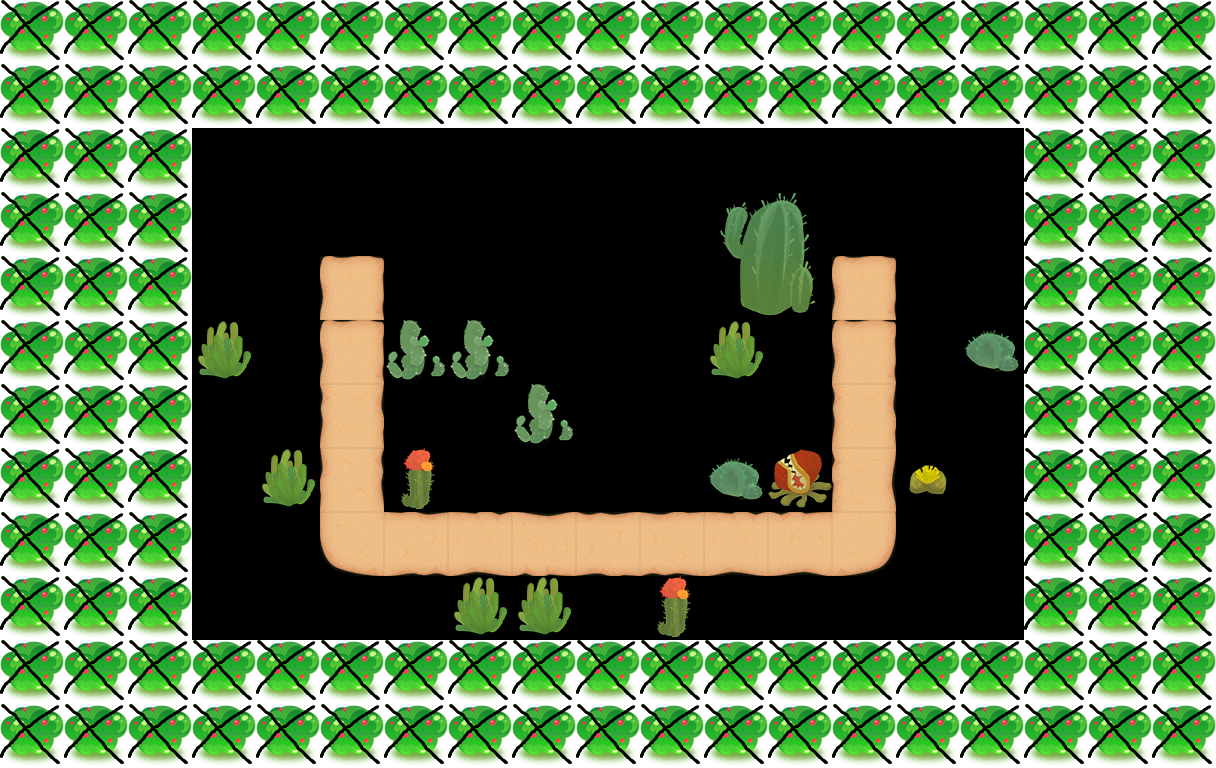

Rendered tile map (Tiled .tmx) drawn with the repository's tilesets; below, a short description and the map source with its tile grids summarised:
An orthogonal 19x12 tile map with 64x64 px tiles, 2 tile layers (content, things) and 1 object (start).

<map version="1.0" orientation="orthogonal" width="19" height="12" tilewidth="64" tileheight="64">
 <tileset firstgid="1" name="theme1MapTile" tilewidth="64" tileheight="64">
  <image source="theme1MapTile.png" width="256" height="512" />
  <tile id="4">
   <properties>
    <property name="thingIdx" value="301" />
   </properties>
  </tile>
  <tile id="6">
   <properties>
    <property name="thingIdx" value="302" />
   </properties>
  </tile>
  <tile id="8">
   <properties>
    <property name="thingIdx" value="201" />
   </properties>
  </tile>
  <tile id="9">
   <properties>
    <property name="thingIdx" value="202" />
   </properties>
  </tile>
  <tile id="10">
   <properties>
    <property name="thingIdx" value="102" />
   </properties>
  </tile>
  <tile id="11">
   <properties>
    <property name="thingIdx" value="203" />
   </properties>
  </tile>
  <tile id="12">
   <properties>
    <property name="thingIdx" value="101" />
   </properties>
  </tile>
  <tile id="13">
   <properties>
    <property name="thingIdx" value="204" />
   </properties>
  </tile>
  <tile id="14">
   <properties>
    <property name="way" value="1" />
   </properties>
  </tile>
  <tile id="15">
   <properties>
    <property name="way" value="1" />
   </properties>
  </tile>
  <tile id="16">
   <properties>
    <property name="way" value="1" />
   </properties>
  </tile>
  <tile id="17">
   <properties>
    <property name="way" value="1" />
   </properties>
  </tile>
  <tile id="18">
   <properties>
    <property name="way" value="1" />
   </properties>
  </tile>
  <tile id="19">
   <properties>
    <property name="way" value="1" />
   </properties>
  </tile>
  <tile id="20">
   <properties>
    <property name="way" value="1" />
   </properties>
  </tile>
  <tile id="21">
   <properties>
    <property name="blank" value="0" />
   </properties>
  </tile>
  <tile id="24">
   <properties>
    <property name="way" value="1" />
   </properties>
  </tile>
  <tile id="28">
   <properties>
    <property name="way" value="1" />
   </properties>
  </tile>
 </tileset>
 <layer name="content" width="19" height="12">
  <data>[228 cells, 141 non-empty, 10 distinct tile ids]</data>
 </layer>
 <layer name="things" width="19" height="12">
  <data>[228 cells, 18 non-empty, 10 distinct tile ids]</data>
 </layer>
 <objectgroup name="objs" width="19" height="12">
  <object name="start" x="339" y="277" width="24" height="21" />
 </objectgroup>
</map>
